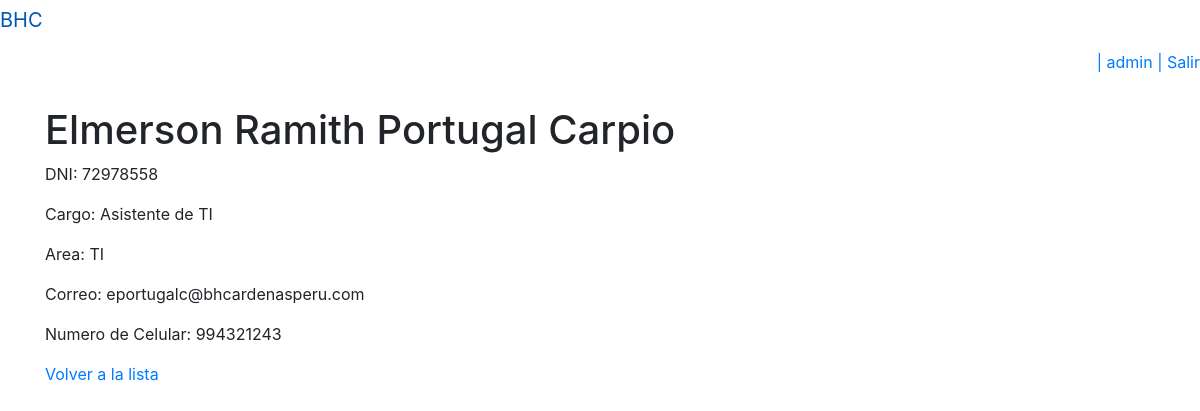
/equipo/personas/72978558/ (signed in), run on the app's committed database.
### apps/equipos/models.py (models this page shows, shortened)
class Persona(models.Model):
    dni = models.CharField(max_length=8, primary_key=True)
    apellidos = models.CharField(max_length=100)
    nombres = models.CharField(max_length=100)
    cargo = models.CharField(max_length=100)
    area = models.CharField(max_length=100)
    correo = models.EmailField()
    numero_celular = models.CharField(max_length=15)

### apps/equipos/views.py (the view)
# urls.py: path('personas/<str:dni>/', views.persona_detail, name='persona_detail'),
def persona_detail(request, dni):
    persona = get_object_or_404(Persona, dni=dni)
    return render(request, 'persona_detail.html', {'persona': persona})

### apps/equipos/templates/persona_detail.html (shortened to what this page needs)
{% extends "./base.html" %}
{% block body %}
<h1>{{ persona.nombres }} {{ persona.apellidos }}</h1>
<p>DNI: {{ persona.dni }}</p>
<p>Cargo: {{ persona.cargo }}</p>
<p>Area: {{ persona.area }}</p>
<p>Correo: {{ persona.correo }}</p>
<p>Numero de Celular: {{ persona.numero_celular }}</p>
<a href="{% url 'equipos:persona_list' %}">Volver a la lista</a>
{% endblock %}

### apps/equipos/templates/base.html (shortened to what this page needs)
<!DOCTYPE html>
<html lang="en">
<head>
    {% load static %}
    <link rel="stylesheet" href="https://cdn.jsdelivr.net/npm/bootstrap@4.5.3/dist/css/bootstrap.min.css"
>
    <link rel="stylesheet" href="{% static 'css/app.css' %}">
</head>
<body>
        <a class="navbar-brand" href="#">BHC</a>
        <button class="navbar-toggler" type="button" data-toggle="collapse" data-target="#navbarNav"
            aria-controls="navbarNav" aria-expanded="false" aria-label="Toggle navigation">
            <span class="navbar-toggler-icon"></span>
        </button>
        <div class="d-flex justify-content-end">
            <ul class="navbar-nav">
                {% if user.is_authenticated %}
                <li class="nav-item">
                    <a class="nav-link" href="{% url 'login:logout' %}"> {{ group_name_singular|capfirst }}
                        | {{ user.username }} |  Salir</a>
                </li>
                {% endif %}
            </ul>
        </div>
    <div class="container py-4">
        {% block body %}
        {% endblock %}
    </div>
</body>
</html>

### data on the page
Persona: nombres "Elmerson Ramith", apellidos "Portugal Carpio", dni "72978558", cargo "Asistente de TI", area "TI", correo "eportugalc@bhcardenasperu.com", numero_celular "994321243"

### other printed values
{{ user.username }} "admin"
